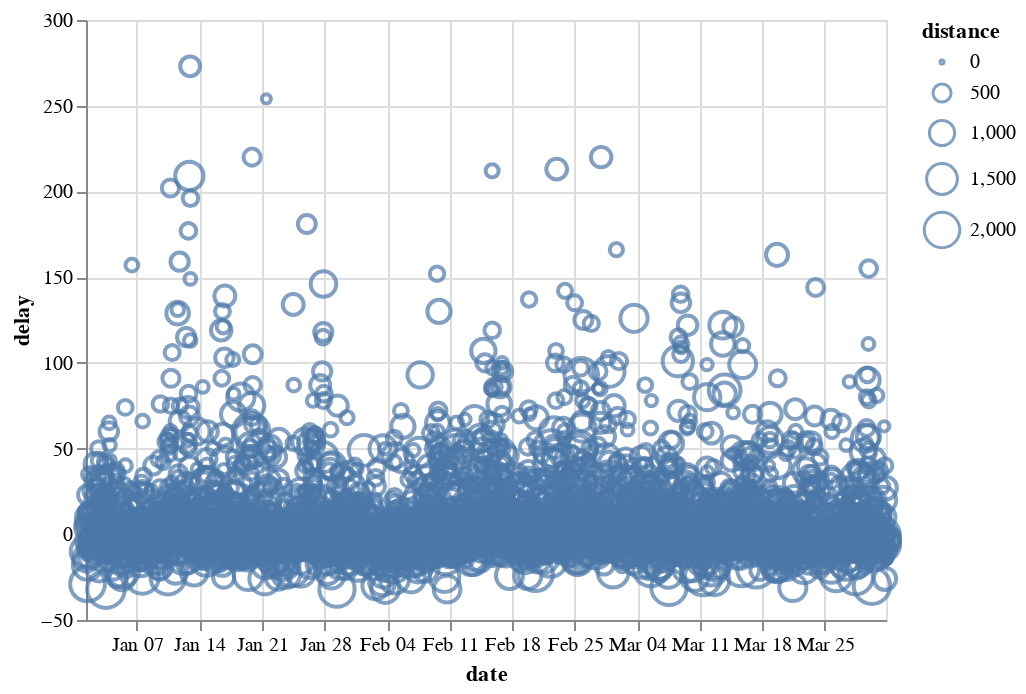

Here is the notebook cell this chart was saved with:
### Code cell
alt.Chart(df).mark_point().encode(
    x='date',
    y='delay',
    size='distance',
)

### Figure 1 — Vega-Lite specification as saved in the notebook (floating-point values rounded to 4 significant figures; data arrays with more than 128 entries replaced by an {"elided": "..."} marker saying what was removed)
{"config": {"view": {"continuousWidth": 400, "continuousHeight": 300}}, "data": {"name": "data-a13f700a514e17f25a28def20f0f930b"}, "mark": "point", "encoding": {"size": {"type": "quantitative", "field": "distance"}, "x": {"type": "temporal", "field": "date"}, "y": {"type": "quantitative", "field": "delay"}}, "$schema": "https://vega.github.io/schema/vega-lite/v4.8.1.json", "datasets": {"data-a13f700a514e17f25a28def20f0f930b": {"elided": "5000 records"}}}
